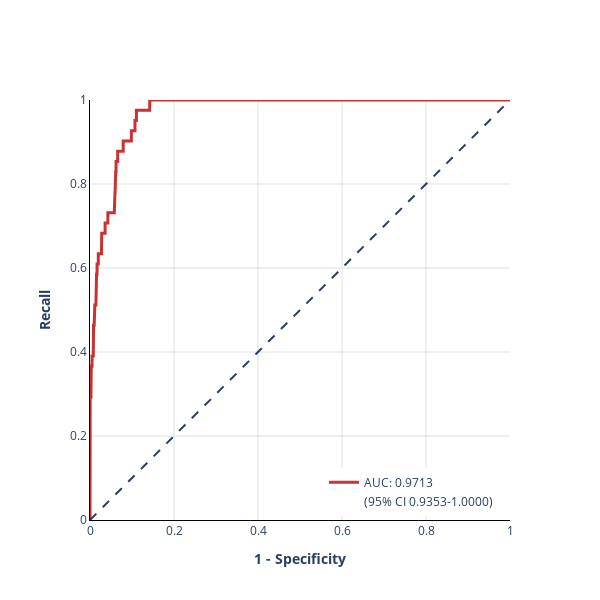

Write notebook code for a chart like this one.
### Code cell
preds_rbf=model_svc_rbf.predict_proba(X_test)
plot_roc_curve(y_test, [item[1] for item in preds_rbf])

### Figure 1 — Plotly figure (JSON) as saved in the notebook; plotly's stock layout.template omitted (floating-point values rounded to 4 significant figures; data arrays with more than 128 entries replaced by an {"elided": "..."} marker saying what was removed)
{"data": [{"hoverinfo": "skip", "line": {"color": "rgba(200, 50, 50, 1.0)", "width": 3}, "name": "AUC: 0.9713", "showlegend": true, "type": "scatter", "x": {"elided": "521 float values"}, "y": {"elided": "521 float values"}}, {"hoverinfo": "skip", "line": {"color": "rgba(255, 255, 255, 0)", "width": 0}, "name": "(95% CI 0.9353-1.0000)", "showlegend": true, "type": "scatter", "x": {"elided": "521 float values"}, "y": {"elided": "521 float values"}}], "layout": {"height": 600, "legend": {"x": 0.95, "xanchor": "right", "y": 0.01, "yanchor": "bottom"}, "shapes": [{"line": {"dash": "dash"}, "type": "line", "x0": 0, "x1": 1, "y0": 0, "y1": 1}], "title": {"x": 0.5}, "width": 600, "xaxis": {"constrain": "domain", "gridcolor": "rgba(189, 195, 199, 0.5)", "linecolor": "black", "range": [0, 1], "title": {"text": "<b>1 - Specificity</b>"}}, "yaxis": {"gridcolor": "rgba(189, 195, 199, 0.5)", "linecolor": "black", "range": [0, 1], "scaleanchor": "x", "scaleratio": 1, "title": {"text": "<b>Recall</b>"}}}}
